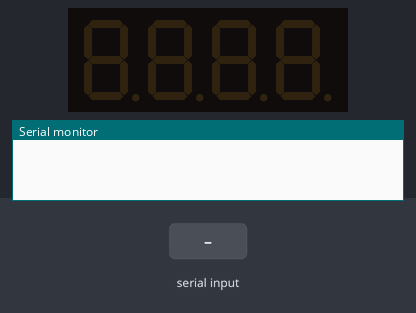
A sketch run on a simulated Arduino Uno, built with avr-gcc and run on an emulated ATmega328P. Shown: 4-digit seven-segment display, the last lines printed to the serial monitor. The test bench sets the inputs (shaded band).

Above: at 4.2 s.
4.3 s: "90,45\n" received over the second serial link
At 5.4 s:
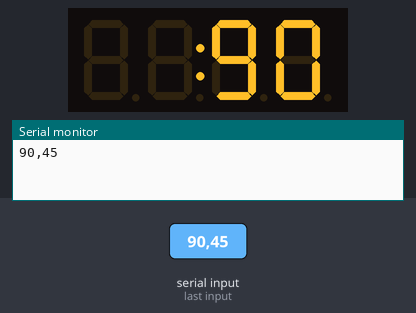
5.8 s: "5\n" received over the second serial link
At 6.5 s:
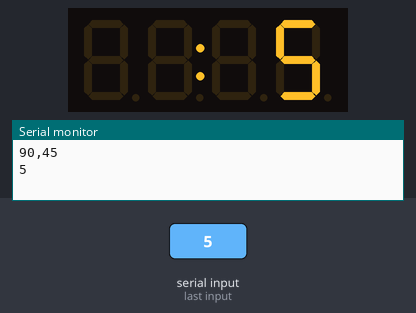
Timing chart, 0 to 8.8 s (numbered marks = the images above; inputs shaded):
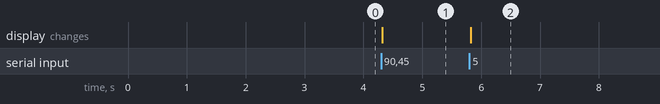

The sketch:

Cereal_Bus.ino
```cpp
// include servo, bluetooth and h bridge libraries
#include <SoftwareSerial.h>
//#include <SparkFun_TB6612.h>
#include <Arduino.h>
#include <TM1637Display.h>

// Module connection pins (Digital Pins)
#define DISPLAY_CLK 8
#define SPEED_DISPLAY_DIO 7 //speed display
#define BATT_DISPLAY_DIO 3 //battery display
#define LAP_DISPLAY_DIO 4 //lap number display
#define TIME_DISPLAY_DIO 5 //time display
#define TEST_DELAY   1000

TM1637Display speed_display(DISPLAY_CLK, SPEED_DISPLAY_DIO);  //set up the speed display
TM1637Display batt_display(DISPLAY_CLK, BATT_DISPLAY_DIO);  //set up the battery display
TM1637Display lap_display(DISPLAY_CLK, LAP_DISPLAY_DIO);  //set up the lap display
TM1637Display time_display(DISPLAY_CLK, TIME_DISPLAY_DIO);  //set up the stopwatch display

//bluetooth set up pins
SoftwareSerial BTserial(11,12); // Arduino-RX | Arduino-TX
// Variable set up for servo

//global variable declaration
char incomingControl; //a variable to read incoming serial data
String Str = "";
int i=40;
int j;

void setup()
{
  // pinMode(12,OUTPUT); //green LED
//  pinMode(13,OUTPUT); //red LED
  //sets up PWM
  Serial.begin(9600);


  // Bluetooth Set Up
  BTserial.begin(9600); //Start with BTbaudRate
  BTserial.print("AT");   //Check connection (Should return msg "OK")
    delay(1000);      //Backoff time of 1 sec as per datasheet
   if (BTserial.available()>0)
    {
      while(BTserial.available()>0){
        char c = BTserial.read();
        Serial.write(c);
        }
    }
    BTserial.print("AT+NAMECereal_bus");   //Set name (Should return msg "OKsetname")
    delay(1000);    //Backoff time to receive msg
   if (BTserial.available()>0)
    {
      while(BTserial.available()>0){
        char c = BTserial.read();
        Serial.write(c);
        }
    }
    BTserial.print("AT+PIN5678");       //Set pin (Should return msg "OKsetPIN");
    delay(1000);//Backoff time of 1 sec as per datasheet
    if (BTserial.available()>0)
    {
      while(BTserial.available()>0){
        char c = BTserial.read();
        Serial.write(c);
        }
    }
}


void loop()
{
  int k;
  uint8_t data[] = { 0xff, 0xff, 0xff, 0xff };
  uint8_t blank[] = { 0x00, 0x00, 0x00, 0x00 };
  speed_display.setBrightness(0x0f);
  batt_display.setBrightness(0x0f);
  lap_display.setBrightness(0x0f);
  time_display.setBrightness(0x0f);


//  // All segments on
//  display1.setSegments(data);
//  display2.setSegments(data);
//  display3.setSegments(data);
//  delay(TEST_DELAY);

//for (j=1; j <= 3; j++){
// Show decimal numbers with/without leading zeros
 // speed_display.showNumberDecEx(0,B01000000, false); // Expect: ___0, if colon on, turn 7 bit to 0 and false to true
//  batt_display.showNumberDec(1, false);
//  lap_display.showNumberDec(2, false);
//  time_display.showNumberDec(3, false);
 // delay(TEST_DELAY);
  //speed_display.showNumberDec(1, false); // Expect: ___1
//  batt_display.showNumberDec(2, false);
//  lap_display.showNumberDec(3, false);
//  time_display.showNumberDec(4, false);
 // delay(TEST_DELAY);
  //speed_display.showNumberDec(2, false);  // Expect: 0002
//  batt_display.showNumberDec(3, false);
//  lap_display.showNumberDec(4, false);
//  time_display.showNumberDec(5, false);
  //delay(TEST_DELAY);
  //speed_display.showNumberDec(3, false);
//  batt_display.showNumberDec(4, false);// Expect: 0003
//  lap_display.showNumberDec(5, false);
//  time_display.showNumberDec(6, false);
  //delay(TEST_DELAY);
  // for loop for servo angle to be written moving left

     if(BTserial.available() > 0) // triggered if something new is printed in bluetooth COM port
     {
      Str = "";
      while(BTserial.available() > 0)
      {
         // read the newest byte in the serial buffer:
         incomingControl = BTserial.read();
         Str = Str + incomingControl;
      }
         Serial.println(Str);
         //Serial.println(Index1);
         //Serial.println(incomingControl);
          //If serial reads 1, car moves backwards
          // *** PLEASE NOTE all of the motion commands are reversed due to the configuration of the remote and the set up of motors***
         //if (incomingControl == '1')
         {
            speed_display.showNumberDecEx(Str.toInt(),B01000000, false);
          // delay(1000);
//            speed_display.showNumberDecEx(1,B01000000, false);
//            delay(1000);
//            speed_display.showNumberDecEx(2,B01000000, false);
//            delay(1000);
//            speed_display.showNumberDecEx(3,B01000000, false);
//            delay(1000);
//            Serial.println("1");
//          forward(motor1, motor2, 200); //backward
         }
//         else if (incomingControl == '0')
//         {
//            digitalWrite(12,LOW); //1 LED off
//            delay(1000);
//            Serial.println("0");
//          //left(motor1, motor2, 200); //right
//         }
//         else if (incomingControl == '3')
//         {
//           right(motor1, motor2, 200); // left
//         }
//         else if (incomingControl == '4')
//         {
//            back(motor1, motor2, 200); // forward
//         }
//          else if (incomingControl == '5')
//         {
//            digitalWrite(12,HIGH); //1 LED on
//            delay(100);
//         }
//          else if (incomingControl == '6')
//         {
//            digitalWrite(13,HIGH); //1 LED on
//            delay(100);
//         }
//         else if (incomingControl == 'X' || incomingControl == 'x')
//         {
//          brake(motor1, motor2); // this does in fact brake and not coast the vehicle
//          digitalWrite(12,LOW); //LED's off
//          digitalWrite(13,LOW);
//         }
//     }
  }
}
```

Measured:
- after the input at 4.3 s, the display: changes at once (image 1)
- after the input at 5.8 s, the display: changes at once (image 2)
